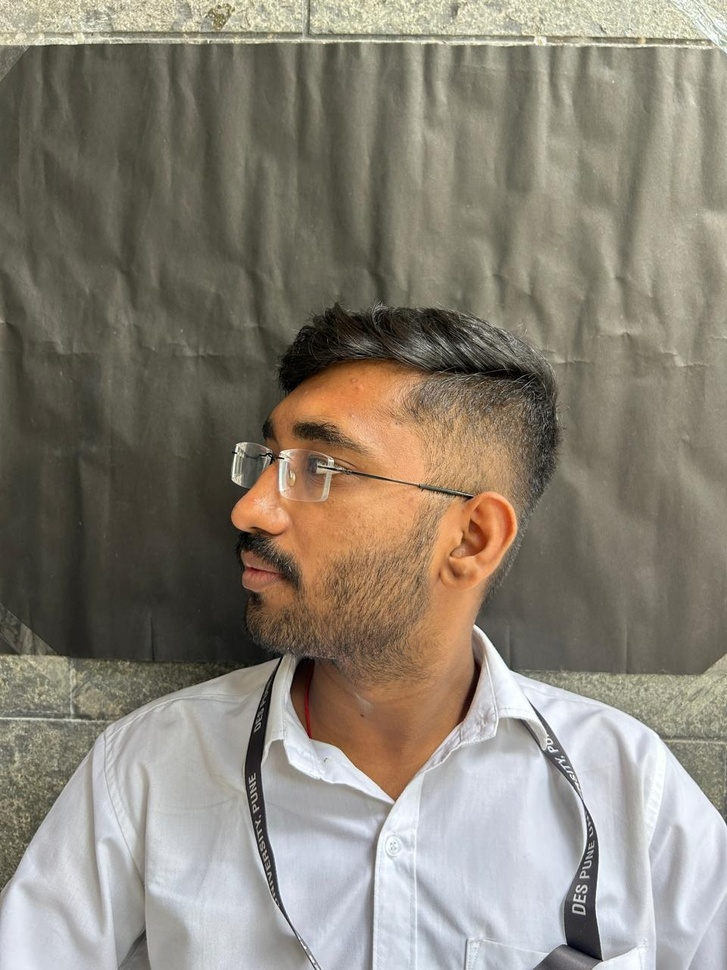
#> input picture ear_dataset/images/ear_006.jpeg, 727 x 970 px, shrunk from 960 x 1280 before the run; its folder holds only this picture in this run
$ python histogram_enhancement.py
#> lines starting #> are read from the running program, lines starting #| are printed output that depends on the picture
from pathlib import Path
import cv2
import numpy as np


# ============================================================
# DRIVER MONITORING SYSTEM
# Image Enhancement using Histogram Techniques
# ============================================================

print("=" * 60)
print("Driver Monitoring System - Histogram Enhancement")
print("=" * 60)


# ============================================================
# 1. PROJECT PATHS
# ============================================================

PROJECT_ROOT = Path(__file__).resolve().parent.parent

# Use images from the ear annotation dataset
EAR_IMAGE_DIR = PROJECT_ROOT / "ear_dataset" / "images"

# Output directory
OUTPUT_DIR = (
    PROJECT_ROOT
    / "processed_images"
    / "histogram_enhancement"
)

OUTPUT_DIR.mkdir(
    parents=True,
    exist_ok=True
)


# ============================================================
# 2. FIND DRIVER IMAGES
# ============================================================

image_files = sorted(
    list(EAR_IMAGE_DIR.glob("*.jpg")) +
    list(EAR_IMAGE_DIR.glob("*.jpeg")) +
    list(EAR_IMAGE_DIR.glob("*.JPG")) +
    list(EAR_IMAGE_DIR.glob("*.JPEG")) +
    list(EAR_IMAGE_DIR.glob("*.png")) +
    list(EAR_IMAGE_DIR.glob("*.PNG"))
)


if not image_files:
    raise FileNotFoundError(
        f"No images found in:\n{EAR_IMAGE_DIR}"
    )


# Select the first available image
IMAGE_PATH = image_files[0]

print()
print(f"Selected driver image:")
print(IMAGE_PATH)
print()


# ============================================================
# 3. READ IMAGE
# ============================================================

image = cv2.imread(
    str(IMAGE_PATH)
)
#> image is the input picture: shape (970, 727, 3); mean B, G, R 118, 130.5, 137.7

if image is None:
    raise ValueError(
        f"Could not read image:\n{IMAGE_PATH}"
    )


print(
    f"Image size: "
    f"{image.shape[1]} x {image.shape[0]}"
)
#| Image size: 727 x 970


# ============================================================
# 4. CONVERT RGB/BGR TO GRAYSCALE
# ============================================================

gray = cv2.cvtColor(
    image,
    cv2.COLOR_BGR2GRAY
)
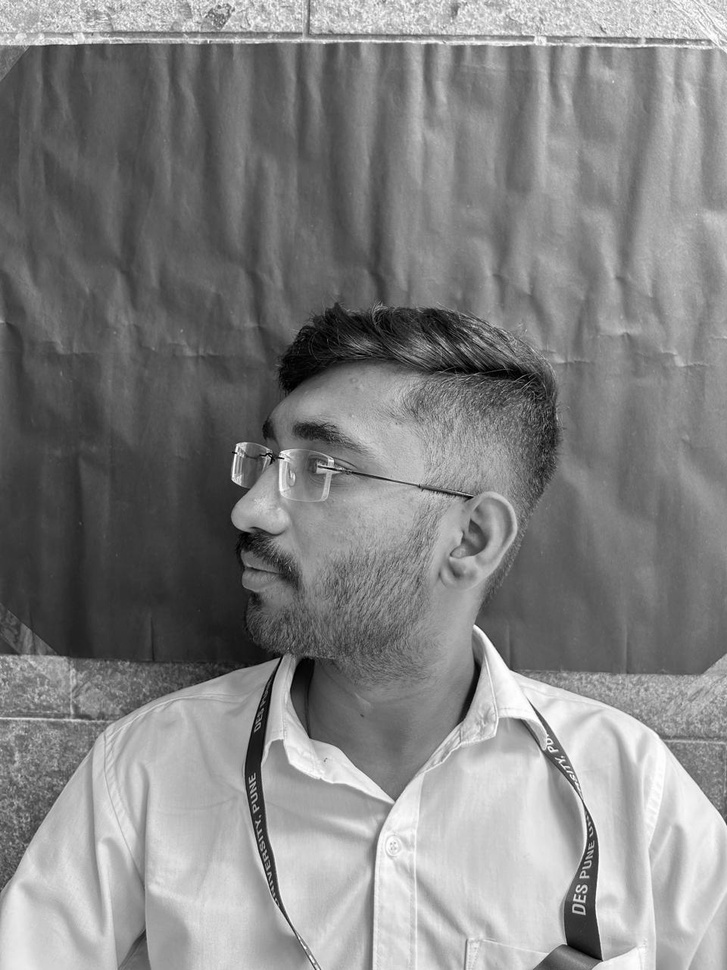
#> gray: shape (970, 727); min 0, max 255, mean 131.3


# ============================================================
# 5. HISTOGRAM STRETCHING
# ============================================================

min_pixel = np.min(gray)
#> min_pixel = 0
max_pixel = np.max(gray)
#> max_pixel = 255

if max_pixel > min_pixel:

    stretched = (
        (gray.astype(np.float32) - min_pixel)
        * 255.0
        / (max_pixel - min_pixel)
    )

    stretched = np.clip(
        stretched,
        0,
        255
    ).astype(np.uint8)

else:

    stretched = gray.copy()


# ============================================================
# 6. HISTOGRAM EQUALIZATION
# ============================================================

equalized = cv2.equalizeHist(
    gray
)
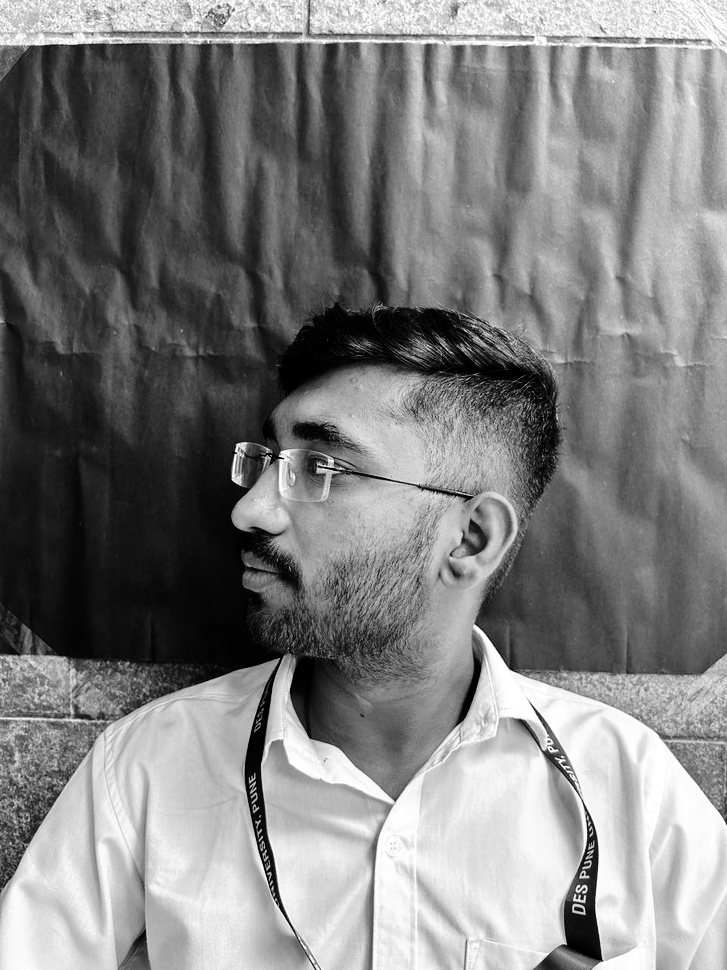
#> equalized: shape (970, 727); min 0, max 255, mean 128.2


# ============================================================
# 7. CLAHE
# Contrast Limited Adaptive Histogram Equalization
# ============================================================

clahe = cv2.createCLAHE(
    clipLimit=2.0,
    tileGridSize=(8, 8)
)

clahe_image = clahe.apply(
    gray
)
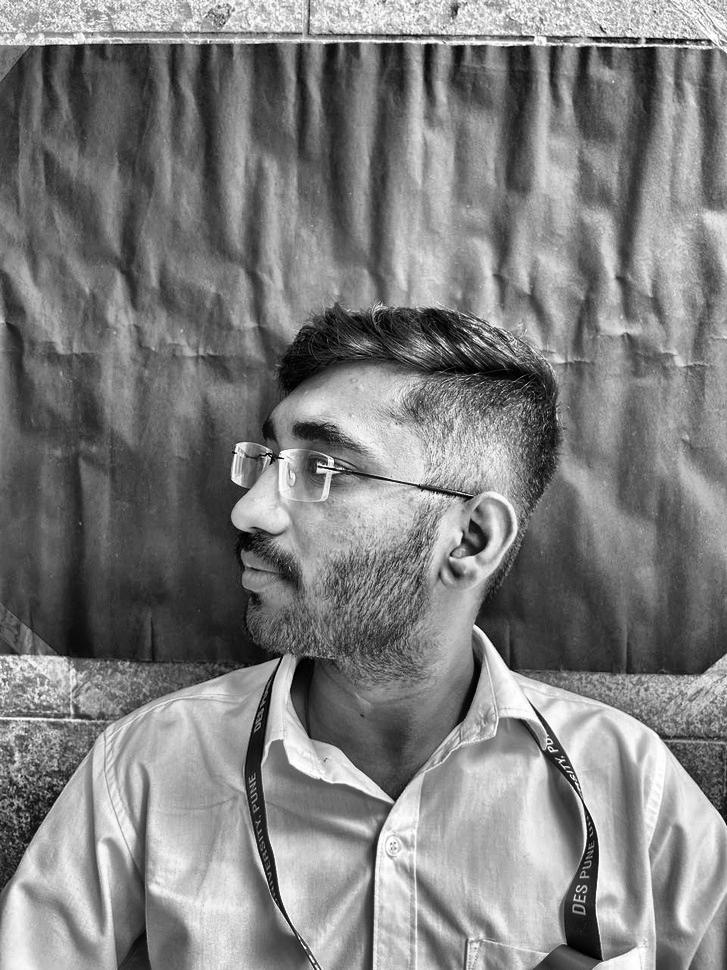
#> clahe_image: shape (970, 727); min 0, max 255, mean 127


# ============================================================
# 8. SAVE RESULTS
# ============================================================

original_output = (
    OUTPUT_DIR / "original_grayscale.jpg"
)

stretch_output = (
    OUTPUT_DIR / "histogram_stretching.jpg"
)

equalization_output = (
    OUTPUT_DIR / "histogram_equalization.jpg"
)

clahe_output = (
    OUTPUT_DIR / "clahe.jpg"
)


cv2.imwrite(
    str(original_output),
    gray
)

cv2.imwrite(
    str(stretch_output),
    stretched
)

cv2.imwrite(
    str(equalization_output),
    equalized
)

cv2.imwrite(
    str(clahe_output),
    clahe_image
)


# ============================================================
# 9. DISPLAY RESULTS
# ============================================================

cv2.namedWindow(
    "Original Grayscale",
    cv2.WINDOW_NORMAL
)

cv2.namedWindow(
    "Histogram Stretching",
    cv2.WINDOW_NORMAL
)

cv2.namedWindow(
    "Histogram Equalization",
    cv2.WINDOW_NORMAL
)

cv2.namedWindow(
    "CLAHE",
    cv2.WINDOW_NORMAL
)


cv2.imshow(
    "Original Grayscale",
    gray
)

cv2.imshow(
    "Histogram Stretching",
    stretched
)

cv2.imshow(
    "Histogram Equalization",
    equalized
)

cv2.imshow(
    "CLAHE",
    clahe_image
)


# ============================================================
# 10. PRINT SUMMARY
# ============================================================

print()
print("=" * 60)
print("Histogram Enhancement Completed")
print("=" * 60)

print()
print("Techniques applied:")
print("1. Grayscale conversion")
print("2. Histogram stretching")
print("3. Histogram equalization")
print("4. CLAHE")

print()
print("Output files:")
print(original_output)
print(stretch_output)
print(equalization_output)
print(clahe_output)

print()
print("Press any key in an image window to close all windows.")


# ============================================================
# 11. WAIT AND CLOSE
# ============================================================

cv2.waitKey(0)

cv2.destroyAllWindows()

print()
print("Finished.")

$ run again, on ear_dataset/images/ear_007.jpeg
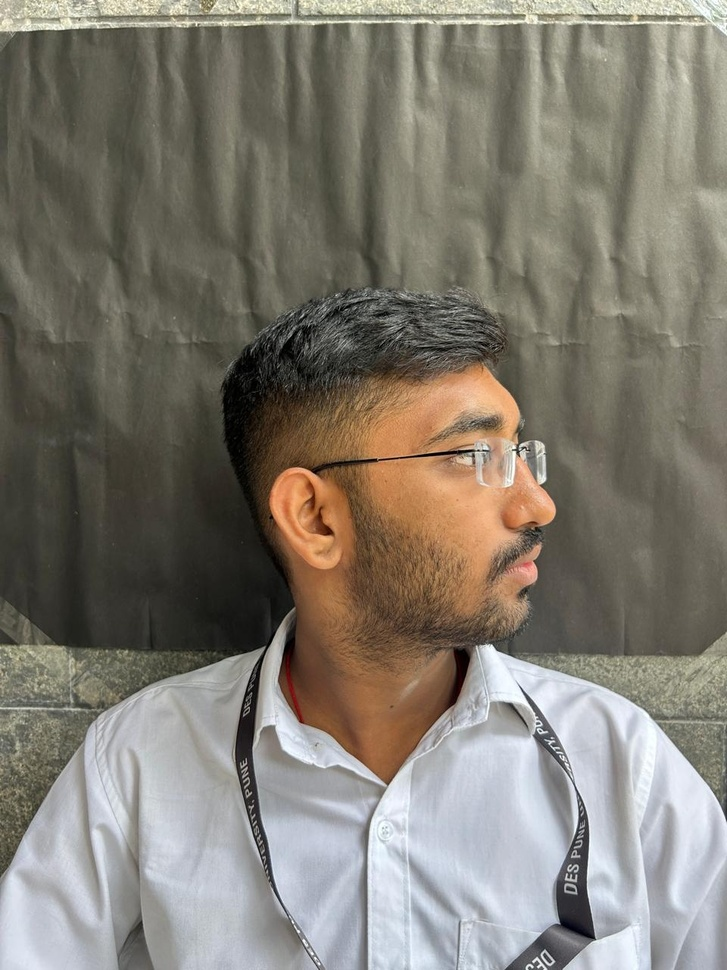
#> input picture ear_dataset/images/ear_007.jpeg, 727 x 970 px, shrunk from 960 x 1280 before the run
#> image is the input picture: shape (970, 727, 3); mean B, G, R 113.6, 123.9, 129.3
#| Image size: 727 x 970
#> `gray = cv2.cvtColor( image, cv2.COLOR_BGR2GRAY )`:
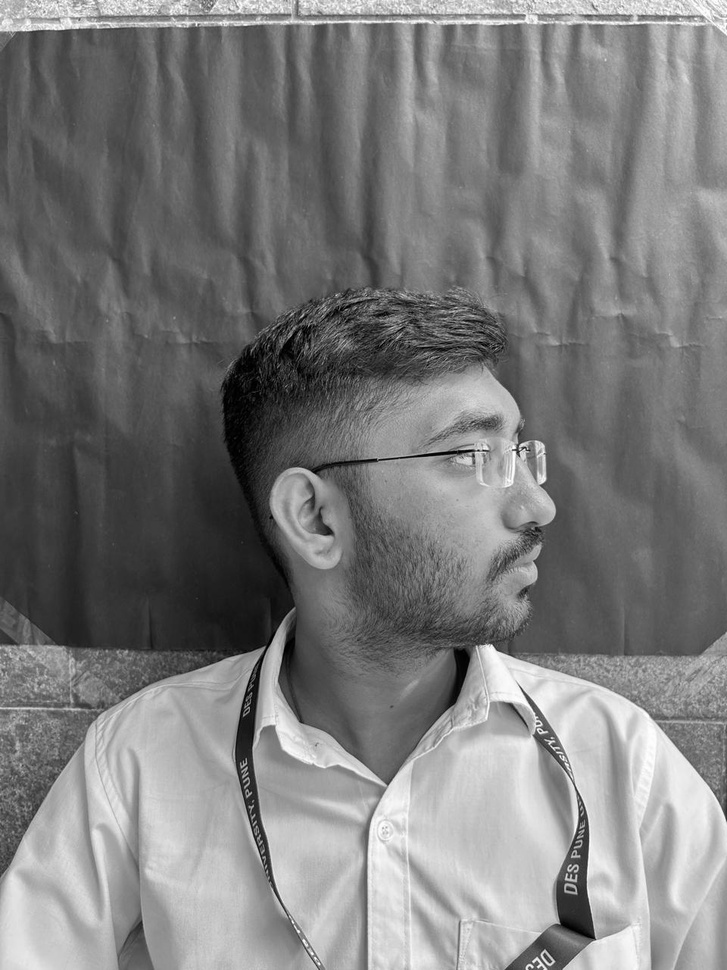
#> gray: shape (970, 727); min 0, max 255, mean 124.4
#> min_pixel = 0
#> max_pixel = 255
#> `clahe_image = clahe.apply( gray )`:
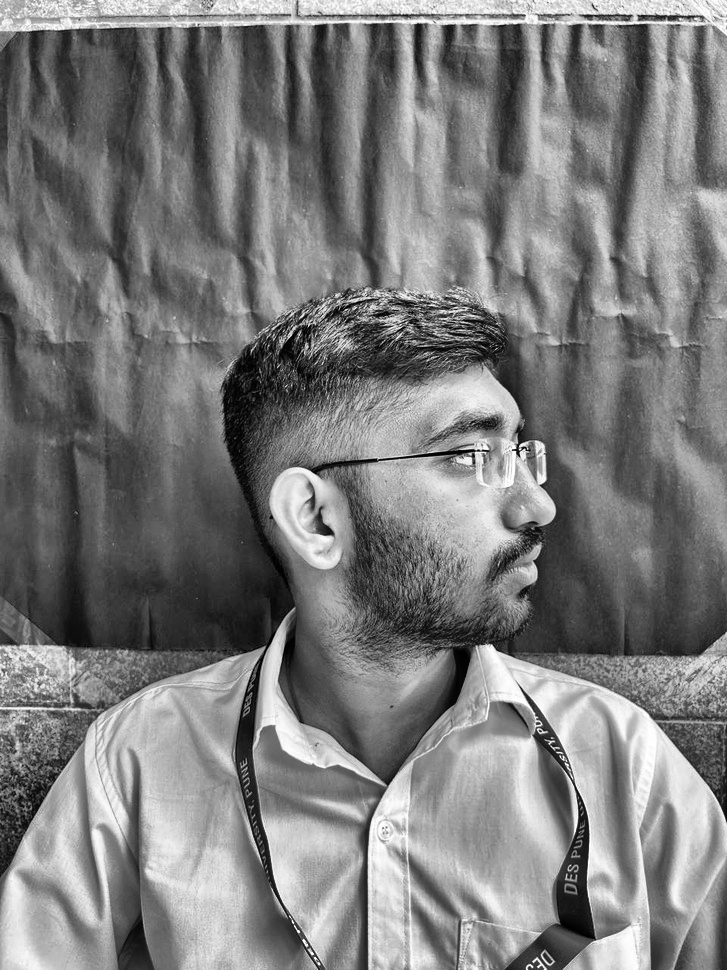
#> clahe_image: shape (970, 727); min 0, max 255, mean 124.3

$ run again, on ear_dataset/images/ear_009.jpeg
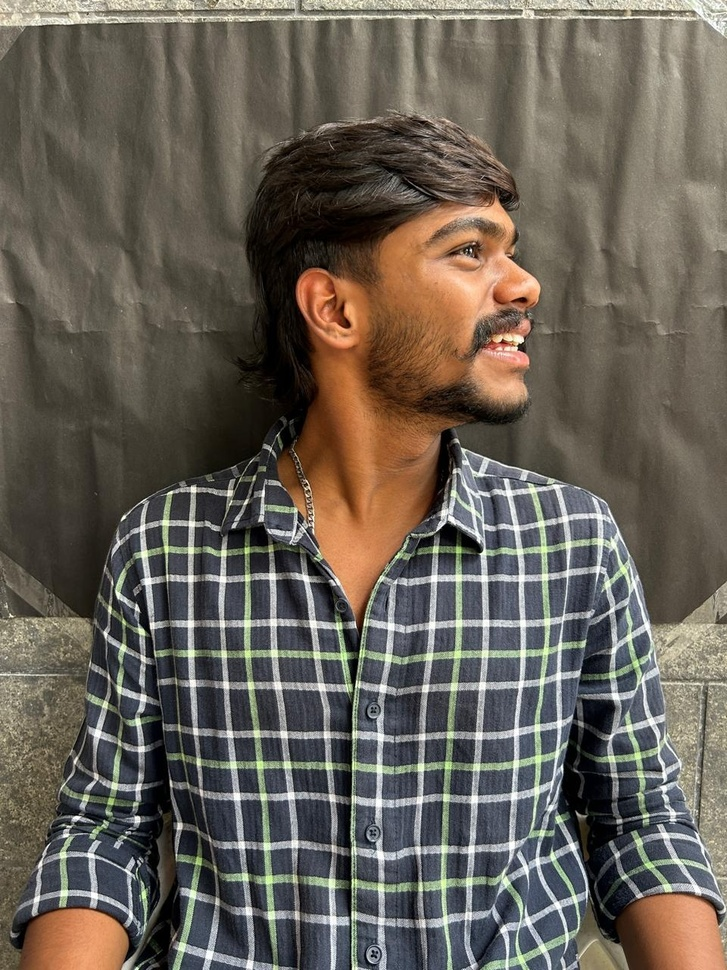
#> input picture ear_dataset/images/ear_009.jpeg, 727 x 970 px, shrunk from 960 x 1280 before the run
#> image is the input picture: shape (970, 727, 3); mean B, G, R 86.8, 96.8, 104
#| Image size: 727 x 970
#> `gray = cv2.cvtColor( image, cv2.COLOR_BGR2GRAY )`:
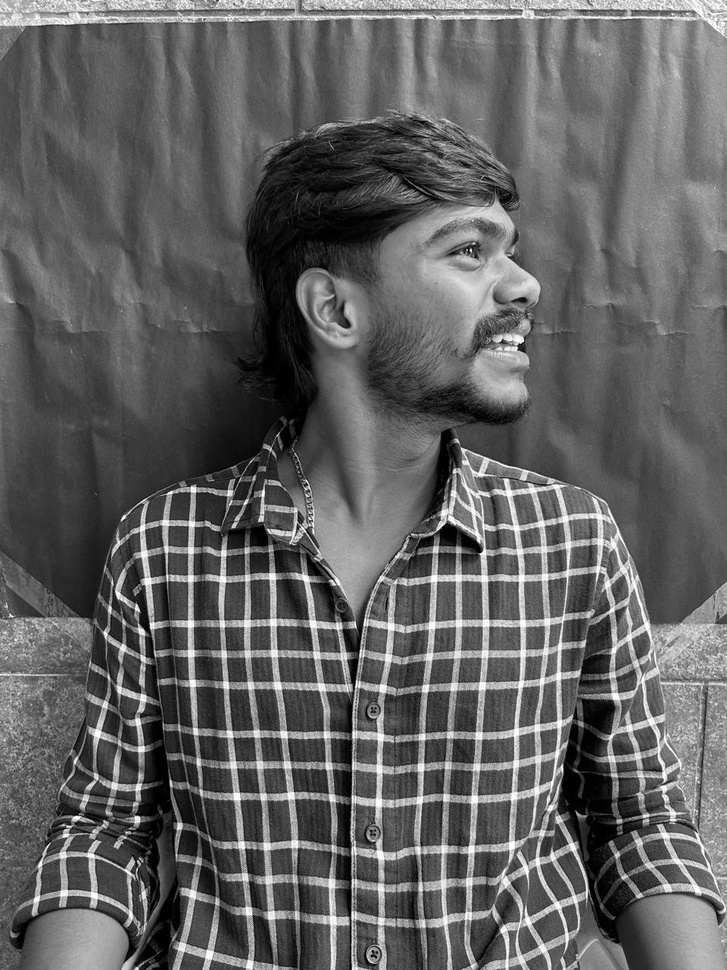
#> gray: shape (970, 727); min 0, max 255, mean 97.8
#> min_pixel = 0
#> max_pixel = 255
#> `clahe_image = clahe.apply( gray )`:
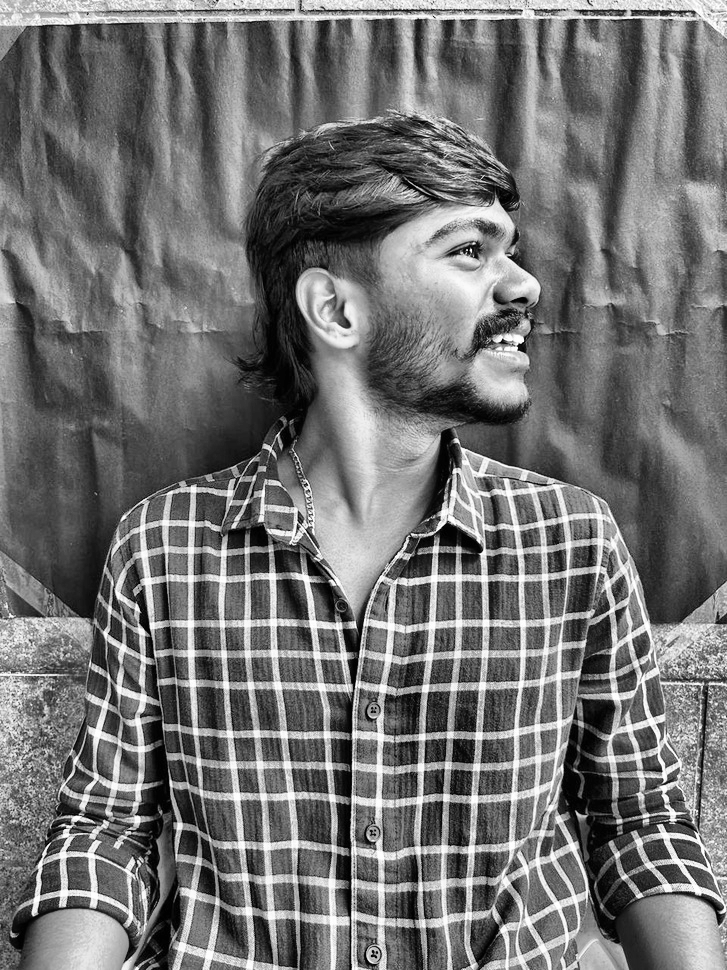
#> clahe_image: shape (970, 727); min 0, max 255, mean 114.6
